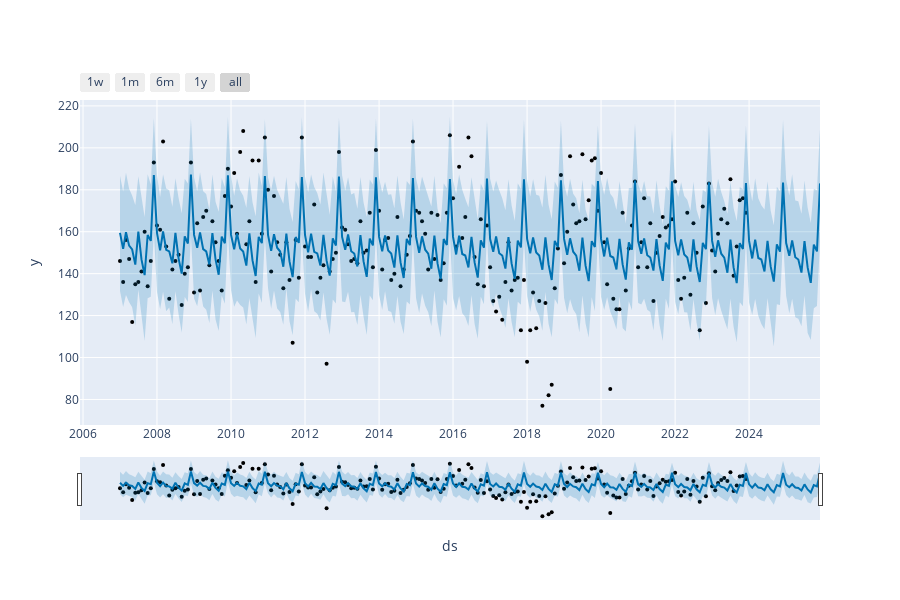

The cell this chart's notebook holds for it:
### Markdown cell above
- Se observa el comportamiento a del modelo, comparando los valores reales con los predichos. Además, presenta el comportamiento que siguen las predicciones a futuro.

### Code cell
from prophet.plot import plot_plotly, plot_components_plotly

plot_plotly(m, forecast)

### Figure 1 — Plotly figure (JSON) as saved in the notebook; plotly's stock layout.template omitted (floating-point values rounded to 4 significant figures; data arrays with more than 128 entries replaced by an {"elided": "..."} marker saying what was removed)
{"data": [{"marker": {"color": "black", "size": 4}, "mode": "markers", "name": "Actual", "type": "scatter", "x": {"elided": "204 str values"}, "y": {"elided": "204 int values"}}, {"hoverinfo": "skip", "line": {"width": 0}, "mode": "lines", "type": "scatter", "x": {"elided": "228 str values"}, "y": {"elided": "228 float values"}}, {"fill": "tonexty", "fillcolor": "rgba(0, 114, 178, 0.2)", "line": {"color": "#0072B2", "width": 2}, "mode": "lines", "name": "Predicted", "type": "scatter", "x": {"elided": "228 str values"}, "y": {"elided": "228 float values"}}, {"fill": "tonexty", "fillcolor": "rgba(0, 114, 178, 0.2)", "hoverinfo": "skip", "line": {"width": 0}, "mode": "lines", "type": "scatter", "x": {"elided": "228 str values"}, "y": {"elided": "228 float values"}}], "layout": {"height": 600, "showlegend": false, "width": 900, "xaxis": {"rangeselector": {"buttons": [{"count": 7, "label": "1w", "step": "day", "stepmode": "backward"}, {"count": 1, "label": "1m", "step": "month", "stepmode": "backward"}, {"count": 6, "label": "6m", "step": "month", "stepmode": "backward"}, {"count": 1, "label": "1y", "step": "year", "stepmode": "backward"}, {"step": "all"}]}, "rangeslider": {"visible": true}, "title": {"text": "ds"}, "type": "date"}, "yaxis": {"title": {"text": "y"}}}}
